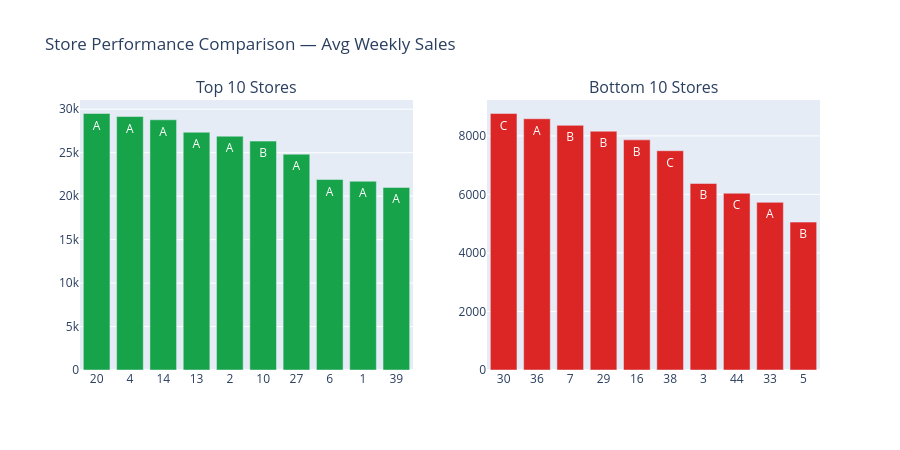

Notebook code cell kept with this figure:
### Code cell
store_performance = df.groupby('Store')['Weekly_Sales'].mean().reset_index()
store_performance.columns = ['Store', 'Avg_Weekly_Sales']
store_performance = store_performance.merge(stores, on='Store')
store_performance = store_performance.sort_values('Avg_Weekly_Sales', ascending=False)

fig = make_subplots(rows=1, cols=2,
                    subplot_titles=['Top 10 Stores', 'Bottom 10 Stores'])

# Top 10
top10 = store_performance.head(10)
fig.add_trace(go.Bar(x=top10['Store'].astype(str), y=top10['Avg_Weekly_Sales'],
                     marker_color='#16a34a', name='Top 10',
                     text=top10['Type']), row=1, col=1)

# Bottom 10
bot10 = store_performance.tail(10)
fig.add_trace(go.Bar(x=bot10['Store'].astype(str), y=bot10['Avg_Weekly_Sales'],
                     marker_color='#dc2626', name='Bottom 10',
                     text=bot10['Type']), row=1, col=2)

fig.update_layout(title='Store Performance Comparison — Avg Weekly Sales',
                  showlegend=False, height=450)
fig.write_html('plots/store_performance.html')
fig.show()

print(f"\nBest performing store  : Store {store_performance.iloc[0]['Store']} "
      f"(Type {store_performance.iloc[0]['Type']}, "
      f"${store_performance.iloc[0]['Avg_Weekly_Sales']:,.0f}/week)")
print(f"Worst performing store : Store {store_performance.iloc[-1]['Store']} "
      f"(Type {store_performance.iloc[-1]['Type']}, "
      f"${store_performance.iloc[-1]['Avg_Weekly_Sales']:,.0f}/week)")

### Figure 1 — Plotly figure (JSON) as saved in the notebook; plotly's stock layout.template omitted (floating-point values rounded to 4 significant figures)
{"data": [{"marker": {"color": "#16a34a"}, "name": "Top 10", "text": ["A", "A", "A", "A", "A", "B", "A", "A", "A", "A"], "type": "bar", "x": ["20", "4", "14", "13", "2", "10", "27", "6", "1", "39"], "xaxis": "x", "y": [29510.0, 29160.0, 28780.0, 27360.0, 26900.0, 26330.0, 24830.0, 21910.0, 21710.0, 21000.0], "yaxis": "y"}, {"marker": {"color": "#dc2626"}, "name": "Bottom 10", "text": ["C", "A", "B", "B", "B", "C", "B", "C", "A", "B"], "type": "bar", "x": ["30", "36", "7", "29", "16", "38", "3", "44", "33", "5"], "xaxis": "x2", "y": [8764.0, 8584.0, 8359.0, 8159.0, 7863.0, 7492.0, 6373.0, 6039.0, 5728.0, 5053.0], "yaxis": "y2"}], "layout": {"annotations": [{"font": {"size": 16}, "showarrow": false, "text": "Top 10 Stores", "x": 0.225, "xanchor": "center", "xref": "paper", "y": 1, "yanchor": "bottom", "yref": "paper"}, {"font": {"size": 16}, "showarrow": false, "text": "Bottom 10 Stores", "x": 0.775, "xanchor": "center", "xref": "paper", "y": 1, "yanchor": "bottom", "yref": "paper"}], "height": 450, "showlegend": false, "title": {"text": "Store Performance Comparison — Avg Weekly Sales"}, "xaxis": {"anchor": "y", "domain": [0, 0.45]}, "xaxis2": {"anchor": "y2", "domain": [0.55, 1]}, "yaxis": {"anchor": "x", "domain": [0, 1]}, "yaxis2": {"anchor": "x2", "domain": [0, 1]}}}
